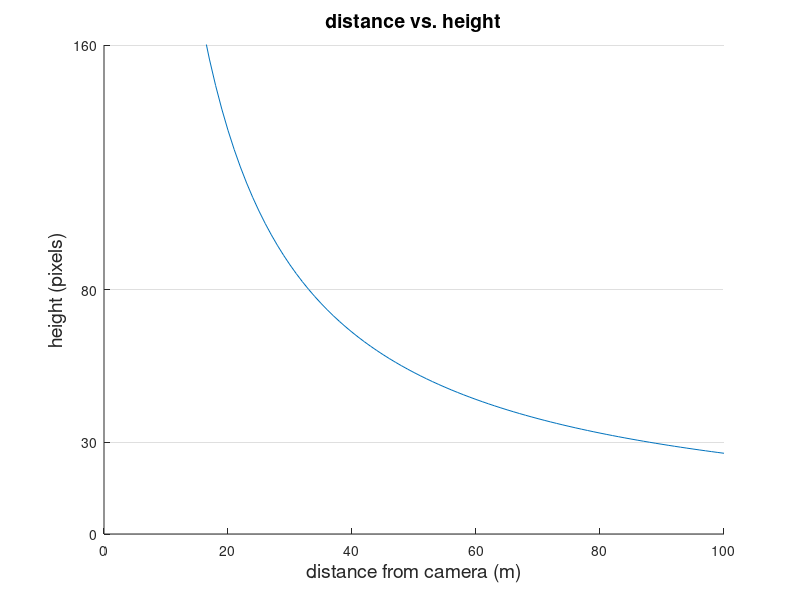

Write MATLAB code to recreate this figure.
% draw the relationship of height(pixels) vs distances(m)
pth = '/mnt/RD/DataSet/SCUT_FIR_101/';
d = 1:100; % distance
H = 1.7;   % person high meter
f = 1553.909; % focus length (pixel)

h = H.*f./d;
fig = figure();
axes1 = axes('Parent',fig);
hold(axes1,'on');

plot(d,h);
% Create xlabel
xlabel({'distance from camera (m)'},'FontSize',14);

% Create title
title({'distance vs. height'},'FontSize',14);

% Create ylabel
ylabel({'height (pixels)'},'FontSize',14);

% Uncomment the following line to preserve the Y-limits of the axes
% ylim(axes1,[0 160]);
% Set the remaining axes properties

set(axes1,'XTick',[0 20 40 60 80 100],'YGrid','on','YTick',[0 30 80 160],'YLim',[0 160]);
savefig([pth 'distance vs height'], fig, 'pdf', '-r300', '-fonts');
% % Create textarrow
% farH = 80;
% farD = H * f / farH;
% 
% annotation('textarrow',[(farD/100 + 0.05) (farD/100)],...
%     [farH/160+0.05 farH/160],'String',{['Height:' num2str(farH) ' vs. Distance:' num2str(farD)]});
% 
% % Create textarrow
% midH = 30;
% midD = H * f / midH;
% 
% annotation('textarrow',[(midD/100 + 0.05) (midD/100)],...
%     [midH/160+0.05 midH/160],'String',{['Height:' num2str(midH) ' vs. Distance:' num2str(midD)]});
